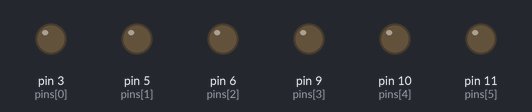
This sketch was run on a simulated Arduino Uno, built with avr-gcc and run on an emulated ATmega328P. Shown: output pins drawn as LEDs (lit = HIGH). What the sketch prints to the serial monitor is not drawn.

Above: at 0.15 s.
Timing chart, 0 to 1.6 s (numbered marks = the images above):
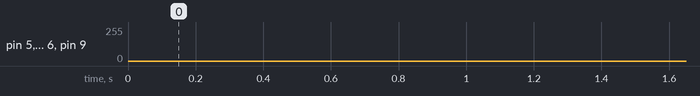

The sketch:

CylonScanner02.ino
```cpp
//CylonScanner02
//https://raw.githubusercontent.com/lilspikey/arduino_sketches/master/larson/larson.ino
//http://www.psychicorigami.com/2012/11/01/a-quick-halloween-cylon-pumpkin-using-an-arduino-and-a-few-leds/

#define PIN_COUNT 6
#define UPDATE_DURATION 30

int pins[PIN_COUNT] = {
  3, 5, 6, 9, 10, 11 };
int states[PIN_COUNT];
int current_pin = 0;
int dir = 1;
int update_count = 0;

void setup() {
  Serial.begin(9600);
  Serial.println("CylonScanner02");
  for ( int i = 0; i < PIN_COUNT; i++ ) {
    pinMode(pins[i], OUTPUT);
    states[i] = 0;
  }
}

void updatePins() {
  for ( int i = 0; i < PIN_COUNT; i++ ) {
    analogWrite(pins[i], states[i]);
  }
  delay(6);
}

void decay() {
  for ( int i = 0; i < PIN_COUNT; i++ ) {
    states[i] = (19*states[i]/20);
  }
}

void loop() {
  decay();
  states[current_pin] = 255 * update_count / UPDATE_DURATION;
  updatePins();

  update_count++;
  if ( update_count > UPDATE_DURATION ) {
    update_count = 0;
    current_pin += dir;
    if ( current_pin == 0 ) {
      dir = 1;
    }
    else if ( current_pin == (PIN_COUNT-1) ) {
      dir = -1;
    }
  }
}
```
